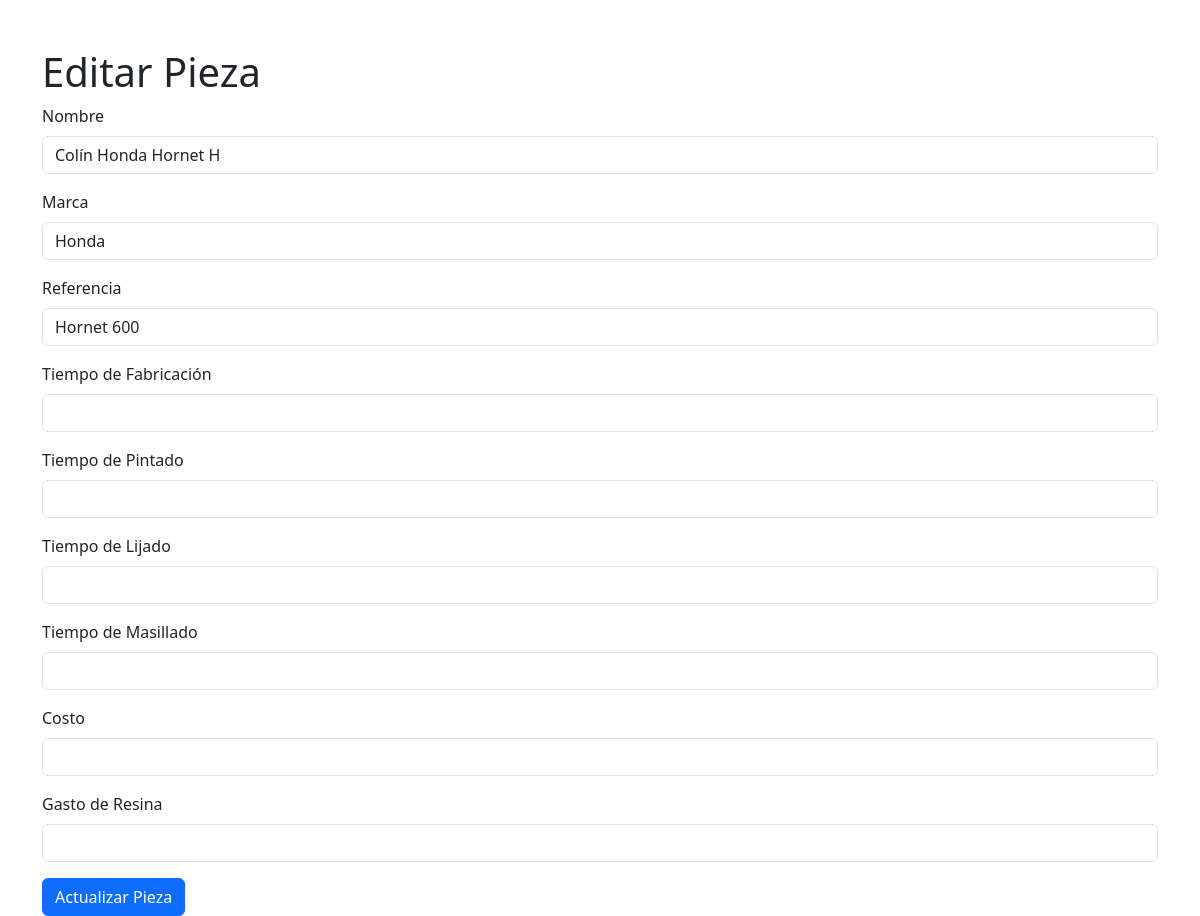
Screenshot of /piezas/2/editar with the database file from the repository.
### backend/models.py (models this page shows)
class PiezaBasica(Base):
    __tablename__ = "piezas_basicas"
    id = Column(Integer, primary_key=True, index=True)
    nombre = Column(String, index=True)
    marca = Column(String, index=True)
    referencia = Column(String)
    cliente = Column(String)    # Valores permitidos: "MotoFibra", "S2Concept"
    categoria = Column(String)  # Valores permitidos: "guardabarros", "quillas", "depositos", "escopas", "frontal", "laterales", "colin"
    detalles = relationship("PiezaDetalles", back_populates="pieza", uselist=False)

### backend/routes/piezas.py (the view)
@router.get("/piezas/{pieza_id}/editar", response_class=HTMLResponse)
async def editar_pieza(pieza_id: int, request: Request, db: Session = Depends(get_db)):
    pieza = db.query(PiezaBasica).filter(PiezaBasica.id == pieza_id).first()
    if pieza is None:
        raise HTTPException(status_code=404, detail="Pieza no encontrada")
    detalles = db.query(PiezaDetalles).filter(PiezaDetalles.pieza_id == pieza_id).first()
    return templates.TemplateResponse(
        "editar_pieza.html",
        {
            "request": request,
            "pieza": pieza,
            "detalles": detalles  # Pasa los detalles de la pieza
        }
    )

### frontend/templates/editar_pieza.html (shortened to what this page needs)
<!DOCTYPE html>
<html lang="es">
<head>
  <link href="https://cdn.jsdelivr.net/npm/bootstrap@5.3.0/dist/css/bootstrap.min.css" rel="stylesheet">
</head>
<body>
  <div class="container mt-5">
    <h1>Editar Pieza</h1>
    <form method="post">
      <div class="mb-3">
        <label for="nombre" class="form-label">Nombre</label>
        <input type="text" class="form-control" id="nombre" name="nombre" value="{{ pieza.nombre }}" required>
      </div>
      <div class="mb-3">
        <label for="marca" class="form-label">Marca</label>
        <input type="text" class="form-control" id="marca" name="marca" value="{{ pieza.marca }}" required>
      </div>
      <div class="mb-3">
        <label for="referencia" class="form-label">Referencia</label>
        <input type="text" class="form-control" id="referencia" name="referencia" value="{{ pieza.referencia }}" required>
      </div>
      <div class="mb-3">
        <label for="tiempo_fabricacion" class="form-label">Tiempo de Fabricación</label>
        <input type="number" step="0.1" class="form-control" id="tiempo_fabricacion" name="tiempo_fabricacion" value="{{ detalles.tiempo_fabricacion if detalles else '' }}">
      </div>
      <div class="mb-3">
        <label for="tiempo_pintado" class="form-label">Tiempo de Pintado</label>
        <input type="number" step="0.1" class="form-control" id="tiempo_pintado" name="tiempo_pintado" value="{{ detalles.tiempo_pintado if detalles else '' }}">
      </div>
      <div class="mb-3">
        <label for="tiempo_lijado" class="form-label">Tiempo de Lijado</label>
        <input type="number" step="0.1" class="form-control" id="tiempo_lijado" name="tiempo_lijado" value="{{ detalles.tiempo_lijado if detalles else '' }}">
      </div>
      <div class="mb-3">
        <label for="tiempo_masillado" class="form-label">Tiempo de Masillado</label>
        <input type="number" step="0.1" class="form-control" id="tiempo_masillado" name="tiempo_masillado" value="{{ detalles.tiempo_masillado if detalles else '' }}">
      </div>
      <div class="mb-3">
        <label for="costo" class="form-label">Costo</label>
        <input type="number" step="0.01" class="form-control" id="costo" name="costo" value="{{ detalles.costo if detalles else '' }}">
      </div>
      <div class="mb-3">
        <label for="gasto_resina" class="form-label">Gasto de Resina</label>
        <input type="number" step="0.1" class="form-control" id="gasto_resina" name="gasto_resina" value="{{ detalles.gasto_resina if detalles else '' }}">
      </div>
      <button type="submit" class="btn btn-primary">Actualizar Pieza</button>
    </form>
  </div>
</body>
</html>

### rows the page displays
PiezaBasica: nombre "Colín Honda Hornet H", marca "Honda", referencia "Hornet 600"
